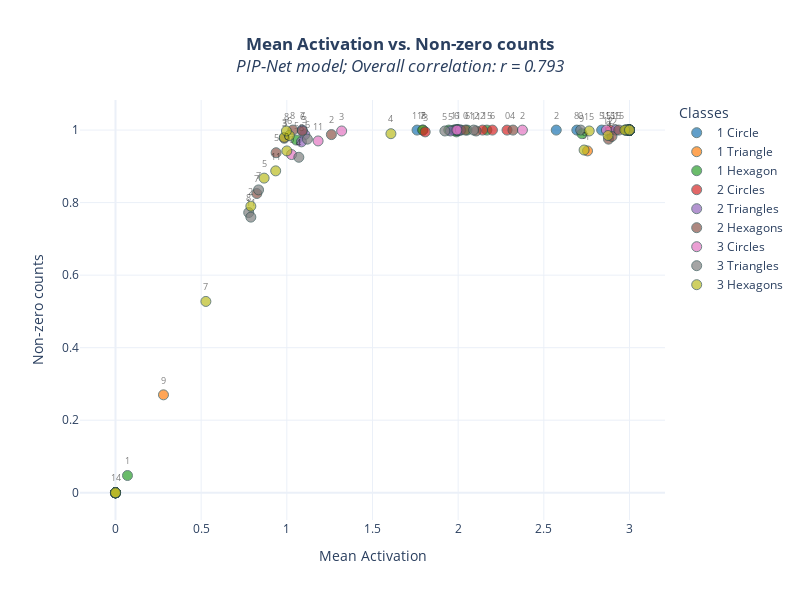

Notebook source saved alongside this figure:
### Code cell
plot_combined_importance(
    transformed_mean_scores, 
    transformed_count_scores, 
    class_idx_to_name,
    figure_title="Mean Activation vs. Non-zero counts",
    x_label="Mean Activation",
    y_label="Non-zero counts",
    special_prototypes=DEAD_PROTOTYPES,
    exclude_special_prototypes_from_corr_calc=False
)

### Figure 1 — Plotly figure (JSON) as saved in the notebook; plotly's stock layout.template omitted (floating-point values rounded to 4 significant figures)
{"data": [{"hovertext": ["Prototype 0<br>Class: 1 Circle", "Prototype 1<br>Class: 1 Circle", "Prototype 2<br>Class: 1 Circle", "Prototype 3<br>Class: 1 Circle", "Prototype 4<br>Class: 1 Circle", "Prototype 5<br>Class: 1 Circle", "Prototype 6<br>Class: 1 Circle", "Prototype 7<br>Class: 1 Circle", "Prototype 8<br>Class: 1 Circle", "Prototype 9<br>Class: 1 Circle", "Prototype 10<br>Class: 1 Circle", "Prototype 11<br>Class: 1 Circle", "Prototype 12<br>Class: 1 Circle", "Prototype 13<br>Class: 1 Circle", "Prototype 14<br>Class: 1 Circle", "Prototype 15<br>Class: 1 Circle"], "marker": {"color": "#1f77b4", "line": {"color": "DarkSlateGrey", "width": 1}, "opacity": 0.7, "size": 10, "symbol": ["circle", "circle", "circle", "circle", "circle", "circle", "circle", "circle", "circle", "circle", "circle", "circle", "circle", "circle", "circle", "circle"]}, "mode": "markers", "name": "1 Circle", "type": "scatter", "x": [3, 0, 2.572, 1.98, 1.987, 2.838, 3, 3, 2.693, 0, 0, 1.76, 3, 3, 3, 3], "y": [1, 0, 1, 1, 1, 1, 1, 1, 1, 0, 0, 1, 1, 1, 1, 1]}, {"hoverinfo": "skip", "mode": "text", "showlegend": false, "text": ["2", "5", "8", "11"], "textfont": {"color": "rgba(0,0,0,0.5)", "size": 9}, "textposition": "top center", "type": "scatter", "x": [2.572, 2.838, 2.693, 1.76], "y": [1.025, 1.025, 1.025, 1.025]}, {"hovertext": ["Prototype 0<br>Class: 1 Triangle", "Prototype 1<br>Class: 1 Triangle", "Prototype 2<br>Class: 1 Triangle", "Prototype 3<br>Class: 1 Triangle", "Prototype 4<br>Class: 1 Triangle", "Prototype 5<br>Class: 1 Triangle", "Prototype 6<br>Class: 1 Triangle", "Prototype 7<br>Class: 1 Triangle", "Prototype 8<br>Class: 1 Triangle", "Prototype 9<br>Class: 1 Triangle", "Prototype 10<br>Class: 1 Triangle", "Prototype 11<br>Class: 1 Triangle", "Prototype 12<br>Class: 1 Triangle", "Prototype 13<br>Class: 1 Triangle", "Prototype 14<br>Class: 1 Triangle", "Prototype 15<br>Class: 1 Triangle"], "marker": {"color": "#ff7f0e", "line": {"color": "DarkSlateGrey", "width": 1}, "opacity": 0.7, "size": 10, "symbol": ["circle", "circle", "circle", "circle", "circle", "circle", "circle", "circle", "circle", "circle", "circle", "circle", "circle", "circle", "circle", "circle"]}, "mode": "markers", "name": "1 Triangle", "type": "scatter", "x": [3, 2.755, 3, 3, 2, 1.995, 3, 3, 1.795, 0.28, 0, 3, 2.003, 3, 0, 2], "y": [1, 0.9425, 1, 1, 1, 1, 1, 1, 1, 0.27, 0, 1, 1, 1, 0, 1]}, {"hoverinfo": "skip", "mode": "text", "showlegend": false, "text": ["1", "8", "9"], "textfont": {"color": "rgba(0,0,0,0.5)", "size": 9}, "textposition": "top center", "type": "scatter", "x": [2.755, 1.795, 0.28], "y": [0.9675, 1.025, 0.295]}, {"hovertext": ["Prototype 0<br>Class: 1 Hexagon", "Prototype 1<br>Class: 1 Hexagon", "Prototype 2<br>Class: 1 Hexagon", "Prototype 3<br>Class: 1 Hexagon", "Prototype 4<br>Class: 1 Hexagon", "Prototype 5<br>Class: 1 Hexagon", "Prototype 6<br>Class: 1 Hexagon", "Prototype 7<br>Class: 1 Hexagon", "Prototype 8<br>Class: 1 Hexagon", "Prototype 9<br>Class: 1 Hexagon", "Prototype 10<br>Class: 1 Hexagon", "Prototype 11<br>Class: 1 Hexagon", "Prototype 12<br>Class: 1 Hexagon", "Prototype 13<br>Class: 1 Hexagon", "Prototype 14<br>Class: 1 Hexagon", "Prototype 15<br>Class: 1 Hexagon"], "marker": {"color": "#2ca02c", "line": {"color": "DarkSlateGrey", "width": 1}, "opacity": 0.7, "size": 10, "symbol": ["circle", "circle", "circle", "circle", "circle", "circle", "circle", "circle", "circle", "circle", "circle", "circle", "circle", "circle", "circle", "circle"]}, "mode": "markers", "name": "1 Hexagon", "type": "scatter", "x": [2.98, 0.07, 2.98, 2.015, 1.945, 1.055, 2.053, 1.793, 1.975, 2.723, 3, 2.997, 1.99, 3, 0, 2.168], "y": [1, 0.0475, 1, 1, 1, 0.9725, 1, 1, 1, 0.99, 1, 1, 0.995, 1, 0, 1]}, {"hoverinfo": "skip", "mode": "text", "showlegend": false, "text": ["1", "5", "6", "7", "9", "14", "15"], "textfont": {"color": "rgba(0,0,0,0.5)", "size": 9}, "textposition": "top center", "type": "scatter", "x": [0.07, 1.055, 2.053, 1.793, 2.723, 0, 2.168], "y": [0.0725, 0.9975, 1.025, 1.025, 1.015, 0.025, 1.025]}, {"hovertext": ["Prototype 0<br>Class: 2 Circles", "Prototype 1<br>Class: 2 Circles", "Prototype 2<br>Class: 2 Circles", "Prototype 3<br>Class: 2 Circles", "Prototype 4<br>Class: 2 Circles", "Prototype 5<br>Class: 2 Circles", "Prototype 6<br>Class: 2 Circles", "Prototype 7<br>Class: 2 Circles", "Prototype 8<br>Class: 2 Circles", "Prototype 9<br>Class: 2 Circles", "Prototype 10<br>Class: 2 Circles", "Prototype 11<br>Class: 2 Circles", "Prototype 12<br>Class: 2 Circles", "Prototype 13<br>Class: 2 Circles", "Prototype 14<br>Class: 2 Circles", "Prototype 15<br>Class: 2 Circles"], "marker": {"color": "#d62728", "line": {"color": "DarkSlateGrey", "width": 1}, "opacity": 0.7, "size": 10, "symbol": ["circle", "circle", "circle", "circle", "circle", "circle", "circle", "circle", "circle", "circle", "circle", "circle", "circle", "circle", "circle", "circle"]}, "mode": "markers", "name": "2 Circles", "type": "scatter", "x": [2.285, 0, 2.142, 1.808, 3, 3, 2.2, 3, 2.99, 0, 0, 1.99, 2.997, 3, 3, 2.888], "y": [1, 0, 1, 0.995, 1, 1, 1, 1, 1, 0, 0, 1, 1, 1, 1, 1]}, {"hoverinfo": "skip", "mode": "text", "showlegend": false, "text": ["0", "2", "3", "6", "11", "15"], "textfont": {"color": "rgba(0,0,0,0.5)", "size": 9}, "textposition": "top center", "type": "scatter", "x": [2.285, 2.142, 1.808, 2.2, 1.99, 2.888], "y": [1.025, 1.025, 1.02, 1.025, 1.025, 1.025]}, {"hovertext": ["Prototype 0<br>Class: 2 Triangles", "Prototype 1<br>Class: 2 Triangles", "Prototype 2<br>Class: 2 Triangles", "Prototype 3<br>Class: 2 Triangles", "Prototype 4<br>Class: 2 Triangles", "Prototype 5<br>Class: 2 Triangles", "Prototype 6<br>Class: 2 Triangles", "Prototype 7<br>Class: 2 Triangles", "Prototype 8<br>Class: 2 Triangles", "Prototype 9<br>Class: 2 Triangles", "Prototype 10<br>Class: 2 Triangles", "Prototype 11<br>Class: 2 Triangles", "Prototype 12<br>Class: 2 Triangles", "Prototype 13<br>Class: 2 Triangles", "Prototype 14<br>Class: 2 Triangles", "Prototype 15<br>Class: 2 Triangles"], "marker": {"color": "#9467bd", "line": {"color": "DarkSlateGrey", "width": 1}, "opacity": 0.7, "size": 10, "symbol": ["circle", "circle", "circle", "circle", "circle", "circle", "circle", "circle", "circle", "circle", "circle", "circle", "circle", "circle", "circle", "circle"]}, "mode": "markers", "name": "2 Triangles", "type": "scatter", "x": [1.995, 3, 3, 1.105, 1.987, 1.955, 2, 1.09, 1.085, 3, 0, 1.997, 2.013, 3, 0, 2.92], "y": [1, 1, 1, 0.9875, 1, 0.9975, 1, 1, 0.9675, 1, 0, 1, 1, 1, 0, 1]}, {"hoverinfo": "skip", "mode": "text", "showlegend": false, "text": ["3", "5", "7", "8", "15"], "textfont": {"color": "rgba(0,0,0,0.5)", "size": 9}, "textposition": "top center", "type": "scatter", "x": [1.105, 1.955, 1.09, 1.085, 2.92], "y": [1.012, 1.022, 1.025, 0.9925, 1.025]}, {"hovertext": ["Prototype 0<br>Class: 2 Hexagons", "Prototype 1<br>Class: 2 Hexagons", "Prototype 2<br>Class: 2 Hexagons", "Prototype 3<br>Class: 2 Hexagons", "Prototype 4<br>Class: 2 Hexagons", "Prototype 5<br>Class: 2 Hexagons", "Prototype 6<br>Class: 2 Hexagons", "Prototype 7<br>Class: 2 Hexagons", "Prototype 8<br>Class: 2 Hexagons", "Prototype 9<br>Class: 2 Hexagons", "Prototype 10<br>Class: 2 Hexagons", "Prototype 11<br>Class: 2 Hexagons", "Prototype 12<br>Class: 2 Hexagons", "Prototype 13<br>Class: 2 Hexagons", "Prototype 14<br>Class: 2 Hexagons", "Prototype 15<br>Class: 2 Hexagons"], "marker": {"color": "#8c564b", "line": {"color": "DarkSlateGrey", "width": 1}, "opacity": 0.7, "size": 10, "symbol": ["circle", "circle", "circle", "circle", "circle", "circle", "circle", "circle", "circle", "circle", "circle", "circle", "circle", "circle", "circle", "circle"]}, "mode": "markers", "name": "2 Hexagons", "type": "scatter", "x": [2.043, 0, 1.26, 0.985, 2.32, 0.9375, 1.09, 0.825, 1.035, 2.878, 2.993, 2.105, 2.898, 3, 0, 2.938], "y": [1, 0, 0.9875, 0.9775, 1, 0.9375, 0.9975, 0.825, 1, 0.975, 1, 0.9975, 0.9825, 1, 0, 1]}, {"hoverinfo": "skip", "mode": "text", "showlegend": false, "text": ["0", "2", "3", "4", "5", "6", "7", "8", "9", "11", "12", "15"], "textfont": {"color": "rgba(0,0,0,0.5)", "size": 9}, "textposition": "top center", "type": "scatter", "x": [2.043, 1.26, 0.985, 2.32, 0.9375, 1.09, 0.825, 1.035, 2.878, 2.105, 2.898, 2.938], "y": [1.025, 1.012, 1.002, 1.025, 0.9625, 1.022, 0.85, 1.025, 1, 1.022, 1.008, 1.025]}, {"hovertext": ["Prototype 0<br>Class: 3 Circles", "Prototype 1<br>Class: 3 Circles", "Prototype 2<br>Class: 3 Circles", "Prototype 3<br>Class: 3 Circles", "Prototype 4<br>Class: 3 Circles", "Prototype 5<br>Class: 3 Circles", "Prototype 6<br>Class: 3 Circles", "Prototype 7<br>Class: 3 Circles", "Prototype 8<br>Class: 3 Circles", "Prototype 9<br>Class: 3 Circles", "Prototype 10<br>Class: 3 Circles", "Prototype 11<br>Class: 3 Circles", "Prototype 12<br>Class: 3 Circles", "Prototype 13<br>Class: 3 Circles", "Prototype 14<br>Class: 3 Circles", "Prototype 15<br>Class: 3 Circles"], "marker": {"color": "#e377c2", "line": {"color": "DarkSlateGrey", "width": 1}, "opacity": 0.7, "size": 10, "symbol": ["circle", "circle", "circle", "circle", "circle", "circle", "circle", "circle", "circle", "circle", "circle", "circle", "circle", "circle", "circle", "circle"]}, "mode": "markers", "name": "3 Circles", "type": "scatter", "x": [1.028, 0, 2.375, 1.32, 3, 3, 1.992, 3, 3, 0, 0, 1.183, 2.995, 3, 3, 2.865], "y": [0.9325, 0, 1, 0.9975, 1, 1, 1, 1, 1, 0, 0, 0.97, 1, 1, 1, 1]}, {"hoverinfo": "skip", "mode": "text", "showlegend": false, "text": ["0", "2", "3", "6", "11", "15"], "textfont": {"color": "rgba(0,0,0,0.5)", "size": 9}, "textposition": "top center", "type": "scatter", "x": [1.028, 2.375, 1.32, 1.992, 1.183, 2.865], "y": [0.9575, 1.025, 1.022, 1.025, 0.995, 1.025]}, {"hovertext": ["Prototype 0<br>Class: 3 Triangles", "Prototype 1<br>Class: 3 Triangles", "Prototype 2<br>Class: 3 Triangles", "Prototype 3<br>Class: 3 Triangles", "Prototype 4<br>Class: 3 Triangles", "Prototype 5<br>Class: 3 Triangles", "Prototype 6<br>Class: 3 Triangles", "Prototype 7<br>Class: 3 Triangles", "Prototype 8<br>Class: 3 Triangles", "Prototype 9<br>Class: 3 Triangles", "Prototype 10<br>Class: 3 Triangles", "Prototype 11<br>Class: 3 Triangles", "Prototype 12<br>Class: 3 Triangles", "Prototype 13<br>Class: 3 Triangles", "Prototype 14<br>Class: 3 Triangles", "Prototype 15<br>Class: 3 Triangles"], "marker": {"color": "#7f7f7f", "line": {"color": "DarkSlateGrey", "width": 1}, "opacity": 0.7, "size": 10, "symbol": ["circle", "circle", "circle", "circle", "circle", "circle", "circle", "circle", "circle", "circle", "circle", "circle", "circle", "circle", "circle", "circle"]}, "mode": "markers", "name": "3 Triangles", "type": "scatter", "x": [2.715, 3, 2.98, 2.997, 1.07, 1.923, 1.12, 0.835, 0.7775, 3, 0, 0.79, 2.09, 3, 0, 3], "y": [1, 1, 1, 1, 0.925, 0.9975, 0.975, 0.835, 0.7725, 1, 0, 0.76, 1, 1, 0, 1]}, {"hoverinfo": "skip", "mode": "text", "showlegend": false, "text": ["0", "4", "5", "6", "7", "8", "11", "12"], "textfont": {"color": "rgba(0,0,0,0.5)", "size": 9}, "textposition": "top center", "type": "scatter", "x": [2.715, 1.07, 1.923, 1.12, 0.835, 0.7775, 0.79, 2.09], "y": [1.025, 0.95, 1.022, 1, 0.86, 0.7975, 0.785, 1.025]}, {"hovertext": ["Prototype 0<br>Class: 3 Hexagons", "Prototype 1<br>Class: 3 Hexagons", "Prototype 2<br>Class: 3 Hexagons", "Prototype 3<br>Class: 3 Hexagons", "Prototype 4<br>Class: 3 Hexagons", "Prototype 5<br>Class: 3 Hexagons", "Prototype 6<br>Class: 3 Hexagons", "Prototype 7<br>Class: 3 Hexagons", "Prototype 8<br>Class: 3 Hexagons", "Prototype 9<br>Class: 3 Hexagons", "Prototype 10<br>Class: 3 Hexagons", "Prototype 11<br>Class: 3 Hexagons", "Prototype 12<br>Class: 3 Hexagons", "Prototype 13<br>Class: 3 Hexagons", "Prototype 14<br>Class: 3 Hexagons", "Prototype 15<br>Class: 3 Hexagons"], "marker": {"color": "#bcbd22", "line": {"color": "DarkSlateGrey", "width": 1}, "opacity": 0.7, "size": 10, "symbol": ["circle", "circle", "circle", "circle", "circle", "circle", "circle", "circle", "circle", "circle", "circle", "circle", "circle", "circle", "circle", "circle"]}, "mode": "markers", "name": "3 Hexagons", "type": "scatter", "x": [1, 0, 0.79, 0.985, 1.607, 0.8675, 1.015, 0.5275, 0.9975, 2.735, 2.973, 0.935, 2.875, 3, 0, 2.765], "y": [0.9425, 0, 0.79, 0.98, 0.99, 0.8675, 0.985, 0.5275, 0.9975, 0.945, 1, 0.8875, 0.985, 1, 0, 0.9975]}, {"hoverinfo": "skip", "mode": "text", "showlegend": false, "text": ["0", "2", "3", "4", "5", "6", "7", "8", "9", "11", "12", "15"], "textfont": {"color": "rgba(0,0,0,0.5)", "size": 9}, "textposition": "top center", "type": "scatter", "x": [1, 0.79, 0.985, 1.607, 0.8675, 1.015, 0.5275, 0.9975, 2.735, 0.935, 2.875, 2.765], "y": [0.9675, 0.815, 1.005, 1.015, 0.8925, 1.01, 0.5525, 1.022, 0.97, 0.9125, 1.01, 1.022]}], "layout": {"height": 600, "legend": {"title": {"text": "Classes"}}, "title": {"text": "<b>Mean Activation vs. Non-zero counts</b><br><i>PIP-Net model; Overall correlation: r = 0.793</i>", "x": 0.5}, "width": 800, "xaxis": {"title": {"text": "Mean Activation"}}, "yaxis": {"title": {"text": "Non-zero counts"}}}}
